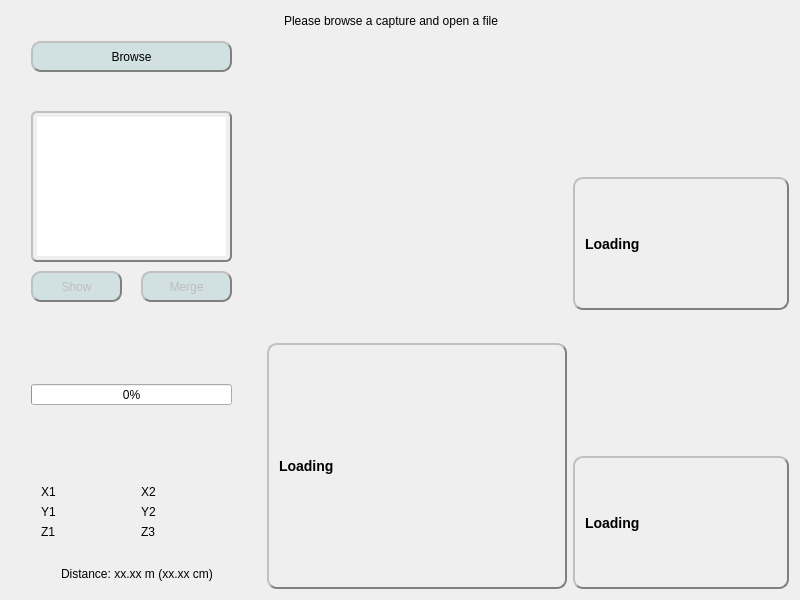
<?xml version="1.0" encoding="UTF-8"?>
<ui version="4.0">
 <class>MainWindow</class>
 <widget class="QMainWindow" name="MainWindow">
  <property name="geometry">
   <rect>
    <x>0</x>
    <y>0</y>
    <width>800</width>
    <height>600</height>
   </rect>
  </property>
  <property name="maximumSize">
   <size>
    <width>10000</width>
    <height>10000</height>
   </size>
  </property>
  <property name="windowTitle">
   <string>Kinect 3D Modelling</string>
  </property>
  <property name="windowIcon">
   <iconset>
    <normaloff>app.ico</normaloff>app.ico</iconset>
  </property>
  <widget class="QWidget" name="centralWidget">
   <layout class="QGridLayout" name="gridLayout_2">
    <item row="0" column="0">
     <layout class="QGridLayout" name="gridLayout">
      <item row="0" column="1">
       <layout class="QVBoxLayout" name="vlMid">
        <item>
         <layout class="QHBoxLayout" name="horizontalLayout_2">
          <item>
           <widget class="QLabel" name="lbLoadedFile">
            <property name="minimumSize">
             <size>
              <width>0</width>
              <height>20</height>
             </size>
            </property>
            <property name="maximumSize">
             <size>
              <width>16777215</width>
              <height>20</height>
             </size>
            </property>
            <property name="styleSheet">
             <string notr="true">font: 11pt &quot;Nirmala UI&quot;;
</string>
            </property>
            <property name="text">
             <string>Please browse a capture and open a file</string>
            </property>
            <property name="textFormat">
             <enum>Qt::AutoText</enum>
            </property>
            <property name="alignment">
             <set>Qt::AlignCenter</set>
            </property>
           </widget>
          </item>
          <item>
           <widget class="QPushButton" name="btnExitFS">
            <property name="minimumSize">
             <size>
              <width>20</width>
              <height>20</height>
             </size>
            </property>
            <property name="maximumSize">
             <size>
              <width>20</width>
              <height>20</height>
             </size>
            </property>
            <property name="toolTip">
             <string>&lt;html&gt;&lt;head/&gt;&lt;body&gt;&lt;p&gt;&lt;span style=&quot; font-weight:600;&quot;&gt;Fullscreen Mode&lt;/span&gt;&lt;/p&gt;&lt;p&gt;It will enlarge the central view.&lt;/p&gt;&lt;/body&gt;&lt;/html&gt;</string>
            </property>
            <property name="styleSheet">
             <string notr="true">QPushButton#btnExitFS {
	border: none;
}

QPushButton#btnExitFS:hover {
	padding: 2px;
}</string>
            </property>
            <property name="text">
             <string/>
            </property>
           </widget>
          </item>
          <item>
           <widget class="QPushButton" name="btnHelpM">
            <property name="minimumSize">
             <size>
              <width>20</width>
              <height>20</height>
             </size>
            </property>
            <property name="maximumSize">
             <size>
              <width>20</width>
              <height>20</height>
             </size>
            </property>
            <property name="toolTip">
             <string>&lt;html&gt;&lt;head/&gt;&lt;body&gt;&lt;p&gt;&lt;span style=&quot; font-weight:600;&quot;&gt;Handling 3D model&lt;/span&gt;&lt;/p&gt;&lt;p&gt;Clic + Move Mouse : Rotates the model&lt;/p&gt;&lt;p&gt;Shift + Move Mouse : Moves the model in X, Y or Z axis&lt;/p&gt;&lt;p&gt;Ctrl + Move Mouse : Rotates the model in X and Y axis&lt;/p&gt;&lt;p&gt;Shift + Clic : Puts a pin for measurement (place two pins to get the distance between pins)&lt;/p&gt;&lt;/body&gt;&lt;/html&gt;</string>
            </property>
            <property name="styleSheet">
             <string notr="true">QPushButton#btnHelpM {
	border: none;
}

QPushButton#btnHelpM:hover {
	padding: 2px;
}</string>
            </property>
            <property name="text">
             <string/>
            </property>
           </widget>
          </item>
         </layout>
        </item>
        <item>
         <widget class="QVTKWidget" name="qvtkWidget3D">
          <property name="minimumSize">
           <size>
            <width>300</width>
            <height>300</height>
           </size>
          </property>
          <property name="cursor">
           <cursorShape>OpenHandCursor</cursorShape>
          </property>
          <property name="styleSheet">
           <string notr="true"/>
          </property>
         </widget>
        </item>
        <item>
         <widget class="QLabel" name="gif3D">
          <property name="minimumSize">
           <size>
            <width>186</width>
            <height>0</height>
           </size>
          </property>
          <property name="layoutDirection">
           <enum>Qt::LeftToRight</enum>
          </property>
          <property name="styleSheet">
           <string notr="true">border-style: outset;
border-width: 2px;
border-radius: 10px;
border-color: grey;
font: bold 14px;
min-width: 10em;
padding: 6px;</string>
          </property>
          <property name="text">
           <string>Loading</string>
          </property>
          <property name="indent">
           <number>-1</number>
          </property>
         </widget>
        </item>
       </layout>
      </item>
      <item row="0" column="2">
       <layout class="QVBoxLayout" name="vlRight">
        <item>
         <layout class="QHBoxLayout" name="horizontalLayout">
          <item>
           <widget class="QLabel" name="lbInvisible">
            <property name="minimumSize">
             <size>
              <width>0</width>
              <height>20</height>
             </size>
            </property>
            <property name="maximumSize">
             <size>
              <width>16777215</width>
              <height>20</height>
             </size>
            </property>
            <property name="text">
             <string/>
            </property>
           </widget>
          </item>
          <item>
           <widget class="QPushButton" name="btnFS">
            <property name="minimumSize">
             <size>
              <width>20</width>
              <height>20</height>
             </size>
            </property>
            <property name="maximumSize">
             <size>
              <width>20</width>
              <height>20</height>
             </size>
            </property>
            <property name="toolTip">
             <string>&lt;html&gt;&lt;head/&gt;&lt;body&gt;&lt;p&gt;&lt;span style=&quot; font-weight:600;&quot;&gt;Exit Fullscreen Mode&lt;/span&gt;&lt;/p&gt;&lt;p&gt;It will reduce the central view.&lt;/p&gt;&lt;/body&gt;&lt;/html&gt;</string>
            </property>
            <property name="styleSheet">
             <string notr="true">QPushButton#btnFS {
	border: none;
}

QPushButton#btnFS:hover {
	padding: 2px;
}</string>
            </property>
            <property name="text">
             <string/>
            </property>
           </widget>
          </item>
          <item>
           <widget class="QPushButton" name="btnHelpR">
            <property name="minimumSize">
             <size>
              <width>20</width>
              <height>20</height>
             </size>
            </property>
            <property name="maximumSize">
             <size>
              <width>20</width>
              <height>20</height>
             </size>
            </property>
            <property name="toolTip">
             <string>&lt;html&gt;&lt;head/&gt;&lt;body&gt;&lt;p&gt;&lt;span style=&quot; font-weight:600;&quot;&gt;Handling 3D model&lt;/span&gt;&lt;/p&gt;&lt;p&gt;Clic + Move Mouse : Rotates the model&lt;/p&gt;&lt;p&gt;Shift + Move Mouse : Moves the model in X, Y or Z axis&lt;/p&gt;&lt;p&gt;Ctrl + Move Mouse : Rotates the model in X and Y axis&lt;/p&gt;&lt;p&gt;Shift + Clic : Puts a pin for measurement (place two pins to get the distance between pins)&lt;/p&gt;&lt;/body&gt;&lt;/html&gt;</string>
            </property>
            <property name="styleSheet">
             <string notr="true">QPushButton#btnHelpR {
	border: none;
}

QPushButton#btnHelpR:hover {
	padding: 2px;
}</string>
            </property>
            <property name="text">
             <string/>
            </property>
           </widget>
          </item>
         </layout>
        </item>
        <item>
         <widget class="QVTKWidget" name="qvtkWidgetLateral">
          <property name="minimumSize">
           <size>
            <width>100</width>
            <height>100</height>
           </size>
          </property>
          <property name="maximumSize">
           <size>
            <width>300</width>
            <height>16777215</height>
           </size>
          </property>
          <property name="cursor">
           <cursorShape>OpenHandCursor</cursorShape>
          </property>
          <property name="styleSheet">
           <string notr="true"/>
          </property>
         </widget>
        </item>
        <item>
         <widget class="QLabel" name="gifLateral">
          <property name="minimumSize">
           <size>
            <width>186</width>
            <height>100</height>
           </size>
          </property>
          <property name="maximumSize">
           <size>
            <width>300</width>
            <height>16777215</height>
           </size>
          </property>
          <property name="layoutDirection">
           <enum>Qt::LeftToRight</enum>
          </property>
          <property name="styleSheet">
           <string notr="true">border-style: outset;
border-width: 2px;
border-radius: 10px;
border-color: grey;
font: bold 14px;
min-width: 10em;
padding: 6px;</string>
          </property>
          <property name="text">
           <string>Loading</string>
          </property>
         </widget>
        </item>
        <item>
         <widget class="QVTKWidget" name="qvtkWidgetPlan">
          <property name="minimumSize">
           <size>
            <width>100</width>
            <height>100</height>
           </size>
          </property>
          <property name="maximumSize">
           <size>
            <width>300</width>
            <height>16777215</height>
           </size>
          </property>
          <property name="cursor">
           <cursorShape>OpenHandCursor</cursorShape>
          </property>
          <property name="styleSheet">
           <string notr="true"/>
          </property>
         </widget>
        </item>
        <item>
         <widget class="QLabel" name="gifPlan">
          <property name="minimumSize">
           <size>
            <width>186</width>
            <height>100</height>
           </size>
          </property>
          <property name="maximumSize">
           <size>
            <width>300</width>
            <height>16777215</height>
           </size>
          </property>
          <property name="layoutDirection">
           <enum>Qt::LeftToRight</enum>
          </property>
          <property name="styleSheet">
           <string notr="true">border-style: outset;
border-width: 2px;
border-radius: 10px;
border-color: grey;
font: bold 14px;
min-width: 10em;
padding: 6px;</string>
          </property>
          <property name="text">
           <string>Loading</string>
          </property>
         </widget>
        </item>
       </layout>
      </item>
      <item row="0" column="0">
       <layout class="QVBoxLayout" name="vlLeft">
        <item>
         <widget class="QWidget" name="wdgLeftTop" native="true">
          <property name="minimumSize">
           <size>
            <width>250</width>
            <height>300</height>
           </size>
          </property>
          <property name="maximumSize">
           <size>
            <width>250</width>
            <height>300</height>
           </size>
          </property>
          <widget class="QListWidget" name="listWidget">
           <property name="geometry">
            <rect>
             <x>20</x>
             <y>100</y>
             <width>201</width>
             <height>151</height>
            </rect>
           </property>
           <property name="styleSheet">
            <string notr="true">border-style: outset;
border-width: 2px;
border-radius: 6px;
border-color: grey;
padding: 4px;
</string>
           </property>
          </widget>
          <widget class="QPushButton" name="btnAdd">
           <property name="geometry">
            <rect>
             <x>180</x>
             <y>80</y>
             <width>21</width>
             <height>21</height>
            </rect>
           </property>
           <property name="toolTip">
            <string>&lt;html&gt;&lt;head/&gt;&lt;body&gt;&lt;p&gt;&lt;span style=&quot; font-weight:600;&quot;&gt;Add a 3D plan to this capture&lt;/span&gt;&lt;/p&gt;&lt;p&gt;It will copy the selected PLY file into the capture's folder.&lt;/p&gt;&lt;/body&gt;&lt;/html&gt;</string>
           </property>
           <property name="styleSheet">
            <string notr="true">QPushButton#btnAdd {
	border: none;
}

QPushButton#btnAdd:hover {
	padding: 1px;
}

</string>
           </property>
           <property name="text">
            <string/>
           </property>
          </widget>
          <widget class="QPushButton" name="btnMerge">
           <property name="enabled">
            <bool>false</bool>
           </property>
           <property name="geometry">
            <rect>
             <x>130</x>
             <y>260</y>
             <width>91</width>
             <height>31</height>
            </rect>
           </property>
           <property name="styleSheet">
            <string notr="true">QPushButton#btnMerge {
	font: 11pt &quot;Nirmala UI&quot;;
	background-color:#d1e0e0;
	border-style: outset;
	border-width: 2px;
	border-radius: 10px;
	border-color: grey;
	padding: 1px;
}

QPushButton#btnMerge:hover {
	background-color:#BCC9C9;
}

QPushButton#btnMerge:pressed {
	background-color:#a7b3b3;
}


</string>
           </property>
           <property name="text">
            <string>Merge</string>
           </property>
          </widget>
          <widget class="QPushButton" name="btnShow">
           <property name="enabled">
            <bool>false</bool>
           </property>
           <property name="geometry">
            <rect>
             <x>20</x>
             <y>260</y>
             <width>91</width>
             <height>31</height>
            </rect>
           </property>
           <property name="minimumSize">
            <size>
             <width>0</width>
             <height>0</height>
            </size>
           </property>
           <property name="styleSheet">
            <string notr="true">QPushButton#btnShow {
	font: 11pt &quot;Nirmala UI&quot;;
	background-color:#d1e0e0;
	border-style: outset;
	border-width: 2px;
	border-radius: 10px;
	border-color: grey;
	padding: 1px;
}

QPushButton#btnShow:hover {
	background-color:#BCC9C9;
}

QPushButton#btnShow:pressed {
	background-color:#a7b3b3;
}


</string>
           </property>
           <property name="text">
            <string>Show</string>
           </property>
          </widget>
          <widget class="QPushButton" name="btnDelete">
           <property name="geometry">
            <rect>
             <x>200</x>
             <y>80</y>
             <width>21</width>
             <height>21</height>
            </rect>
           </property>
           <property name="toolTip">
            <string>&lt;html&gt;&lt;head/&gt;&lt;body&gt;&lt;p&gt;&lt;span style=&quot; font-weight:600;&quot;&gt;Removes a 3D plan from this capture&lt;/span&gt;&lt;/p&gt;&lt;p&gt;It will remove the selected PLY file from the capture's folder.&lt;/p&gt;&lt;/body&gt;&lt;/html&gt;</string>
           </property>
           <property name="styleSheet">
            <string notr="true">QPushButton#btnDelete {
	border: none;
}

QPushButton#btnDelete:hover {
	padding: 1px;
}

</string>
           </property>
           <property name="text">
            <string/>
           </property>
          </widget>
          <widget class="QLabel" name="lbCaptureName">
           <property name="geometry">
            <rect>
             <x>20</x>
             <y>80</y>
             <width>161</width>
             <height>16</height>
            </rect>
           </property>
           <property name="styleSheet">
            <string notr="true">font: 9pt &quot;Nirmala UI&quot;;</string>
           </property>
           <property name="text">
            <string/>
           </property>
           <property name="textFormat">
            <enum>Qt::RichText</enum>
           </property>
           <property name="alignment">
            <set>Qt::AlignCenter</set>
           </property>
          </widget>
          <widget class="QPushButton" name="btnBrowse">
           <property name="geometry">
            <rect>
             <x>20</x>
             <y>30</y>
             <width>201</width>
             <height>31</height>
            </rect>
           </property>
           <property name="styleSheet">
            <string notr="true">QPushButton#btnBrowse {
	font: 11pt &quot;Nirmala UI&quot;;
	background-color:#d1e0e0;
	border-style: outset;
	border-width: 2px;
	border-radius: 10px;
	border-color: grey;
	padding: 1px;
}

QPushButton#btnBrowse:hover {
	background-color:#BCC9C9;
}

QPushButton#btnBrowse:pressed {
	background-color:#a7b3b3;
}


</string>
           </property>
           <property name="text">
            <string>Browse</string>
           </property>
          </widget>
         </widget>
        </item>
        <item>
         <widget class="QLabel" name="label">
          <property name="text">
           <string/>
          </property>
         </widget>
        </item>
        <item>
         <widget class="QWidget" name="wdgLeftBottom" native="true">
          <property name="minimumSize">
           <size>
            <width>250</width>
            <height>245</height>
           </size>
          </property>
          <property name="maximumSize">
           <size>
            <width>250</width>
            <height>245</height>
           </size>
          </property>
          <widget class="QLabel" name="lbPin1">
           <property name="geometry">
            <rect>
             <x>50</x>
             <y>110</y>
             <width>41</width>
             <height>31</height>
            </rect>
           </property>
           <property name="text">
            <string/>
           </property>
           <property name="alignment">
            <set>Qt::AlignCenter</set>
           </property>
          </widget>
          <widget class="QLabel" name="lbP2y">
           <property name="geometry">
            <rect>
             <x>130</x>
             <y>160</y>
             <width>81</width>
             <height>16</height>
            </rect>
           </property>
           <property name="styleSheet">
            <string notr="true">font: 9pt &quot;Nirmala UI&quot;;</string>
           </property>
           <property name="text">
            <string>Y2</string>
           </property>
           <property name="textFormat">
            <enum>Qt::RichText</enum>
           </property>
          </widget>
          <widget class="QLabel" name="lbP1x">
           <property name="geometry">
            <rect>
             <x>30</x>
             <y>140</y>
             <width>81</width>
             <height>16</height>
            </rect>
           </property>
           <property name="styleSheet">
            <string notr="true">font: 9pt &quot;Nirmala UI&quot;;</string>
           </property>
           <property name="text">
            <string>X1</string>
           </property>
           <property name="textFormat">
            <enum>Qt::RichText</enum>
           </property>
          </widget>
          <widget class="QLabel" name="lbCurrentMerge">
           <property name="geometry">
            <rect>
             <x>20</x>
             <y>20</y>
             <width>201</width>
             <height>16</height>
            </rect>
           </property>
           <property name="styleSheet">
            <string notr="true">font: 9pt &quot;Nirmala UI&quot;;</string>
           </property>
           <property name="text">
            <string/>
           </property>
           <property name="alignment">
            <set>Qt::AlignCenter</set>
           </property>
          </widget>
          <widget class="QLabel" name="lbDistance">
           <property name="geometry">
            <rect>
             <x>50</x>
             <y>220</y>
             <width>151</width>
             <height>20</height>
            </rect>
           </property>
           <property name="styleSheet">
            <string notr="true">font: 9pt &quot;Nirmala UI&quot;;</string>
           </property>
           <property name="text">
            <string>Distance: xx.xx m (xx.xx cm)</string>
           </property>
           <property name="textFormat">
            <enum>Qt::RichText</enum>
           </property>
          </widget>
          <widget class="QLabel" name="lbDistanceIcon">
           <property name="geometry">
            <rect>
             <x>10</x>
             <y>210</y>
             <width>41</width>
             <height>31</height>
            </rect>
           </property>
           <property name="text">
            <string/>
           </property>
           <property name="alignment">
            <set>Qt::AlignBottom|Qt::AlignHCenter</set>
           </property>
          </widget>
          <widget class="QLabel" name="lbP1z">
           <property name="geometry">
            <rect>
             <x>30</x>
             <y>180</y>
             <width>81</width>
             <height>16</height>
            </rect>
           </property>
           <property name="styleSheet">
            <string notr="true">font: 9pt &quot;Nirmala UI&quot;;</string>
           </property>
           <property name="text">
            <string>Z1</string>
           </property>
           <property name="textFormat">
            <enum>Qt::RichText</enum>
           </property>
          </widget>
          <widget class="QLabel" name="lbP2z">
           <property name="geometry">
            <rect>
             <x>130</x>
             <y>180</y>
             <width>81</width>
             <height>16</height>
            </rect>
           </property>
           <property name="styleSheet">
            <string notr="true">font: 9pt &quot;Nirmala UI&quot;;</string>
           </property>
           <property name="text">
            <string>Z3</string>
           </property>
           <property name="textFormat">
            <enum>Qt::RichText</enum>
           </property>
          </widget>
          <widget class="QLabel" name="lbP2x">
           <property name="geometry">
            <rect>
             <x>130</x>
             <y>140</y>
             <width>81</width>
             <height>16</height>
            </rect>
           </property>
           <property name="styleSheet">
            <string notr="true">font: 9pt &quot;Nirmala UI&quot;;</string>
           </property>
           <property name="text">
            <string>X2</string>
           </property>
           <property name="textFormat">
            <enum>Qt::RichText</enum>
           </property>
          </widget>
          <widget class="QLabel" name="lbP1y">
           <property name="geometry">
            <rect>
             <x>30</x>
             <y>160</y>
             <width>81</width>
             <height>16</height>
            </rect>
           </property>
           <property name="styleSheet">
            <string notr="true">font: 9pt &quot;Nirmala UI&quot;;</string>
           </property>
           <property name="text">
            <string>Y1</string>
           </property>
           <property name="textFormat">
            <enum>Qt::RichText</enum>
           </property>
          </widget>
          <widget class="QProgressBar" name="progressBar">
           <property name="geometry">
            <rect>
             <x>20</x>
             <y>40</y>
             <width>201</width>
             <height>21</height>
            </rect>
           </property>
           <property name="value">
            <number>0</number>
           </property>
           <property name="alignment">
            <set>Qt::AlignLeading|Qt::AlignLeft|Qt::AlignVCenter</set>
           </property>
           <property name="textVisible">
            <bool>true</bool>
           </property>
          </widget>
          <widget class="QLabel" name="lbPin2">
           <property name="geometry">
            <rect>
             <x>150</x>
             <y>110</y>
             <width>41</width>
             <height>31</height>
            </rect>
           </property>
           <property name="text">
            <string/>
           </property>
           <property name="alignment">
            <set>Qt::AlignCenter</set>
           </property>
          </widget>
         </widget>
        </item>
       </layout>
      </item>
     </layout>
    </item>
   </layout>
  </widget>
 </widget>
 <layoutdefault spacing="6" margin="11"/>
 <customwidgets>
  <customwidget>
   <class>QVTKWidget</class>
   <extends>QWidget</extends>
   <header>QVTKWidget.h</header>
  </customwidget>
 </customwidgets>
 <resources/>
 <connections/>
</ui>
